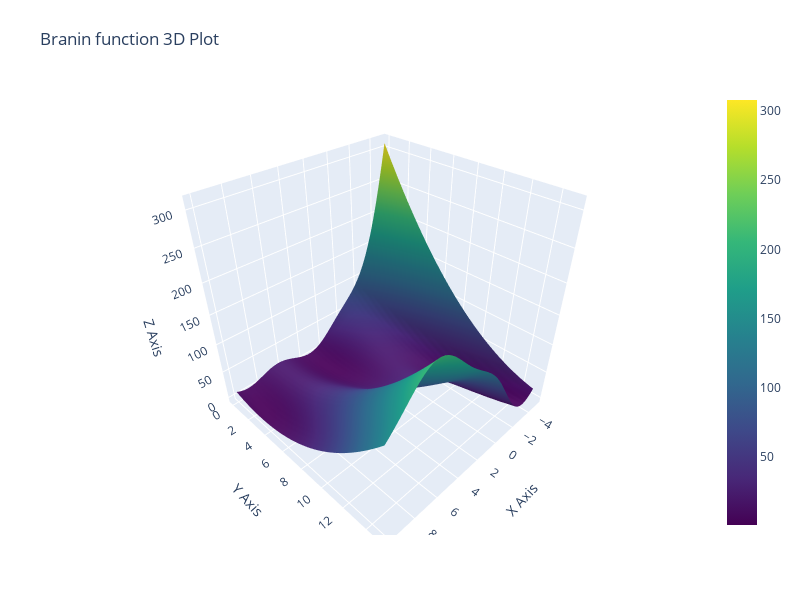

The code cell stored with this chart in its notebook:
### Code cell
# Create a plotly interactive graph
fig = go.Figure(data=[go.Surface(x=x1, y=x2, z=y, colorscale='viridis')]) # type: ignore

fig.update_layout(scene=dict(
                    xaxis=dict(title='X Axis'),
                    yaxis=dict(title='Y Axis'),
                    zaxis=dict(title='Z Axis')),
                    title='Branin function 3D Plot',
                    autosize=False,
                    width=800,
                    height=600,
                    margin=dict(l=65, r=50, b=65, t=90))

# Display the plot
fig.show()

### Figure 1 — Plotly figure (JSON) as saved in the notebook; plotly's stock layout.template omitted (floating-point values rounded to 4 significant figures; data arrays with more than 128 entries replaced by an {"elided": "..."} marker saying what was removed)
{"data": [{"colorscale": [[0, "#440154"], [0.1111, "#482878"], [0.2222, "#3e4989"], [0.3333, "#31688e"], [0.4444, "#26828e"], [0.5556, "#1f9e89"], [0.6667, "#35b779"], [0.7778, "#6ece58"], [0.8889, "#b5de2b"], [1, "#fde725"]], "type": "surface", "x": {"elided": "50x50 float values"}, "y": {"elided": "50x50 float values"}, "z": {"elided": "50x50 float values"}}], "layout": {"autosize": false, "height": 600, "margin": {"b": 65, "l": 65, "r": 50, "t": 90}, "scene": {"xaxis": {"title": {"text": "X Axis"}}, "yaxis": {"title": {"text": "Y Axis"}}, "zaxis": {"title": {"text": "Z Axis"}}}, "title": {"text": "Branin function 3D Plot"}, "width": 800}}
